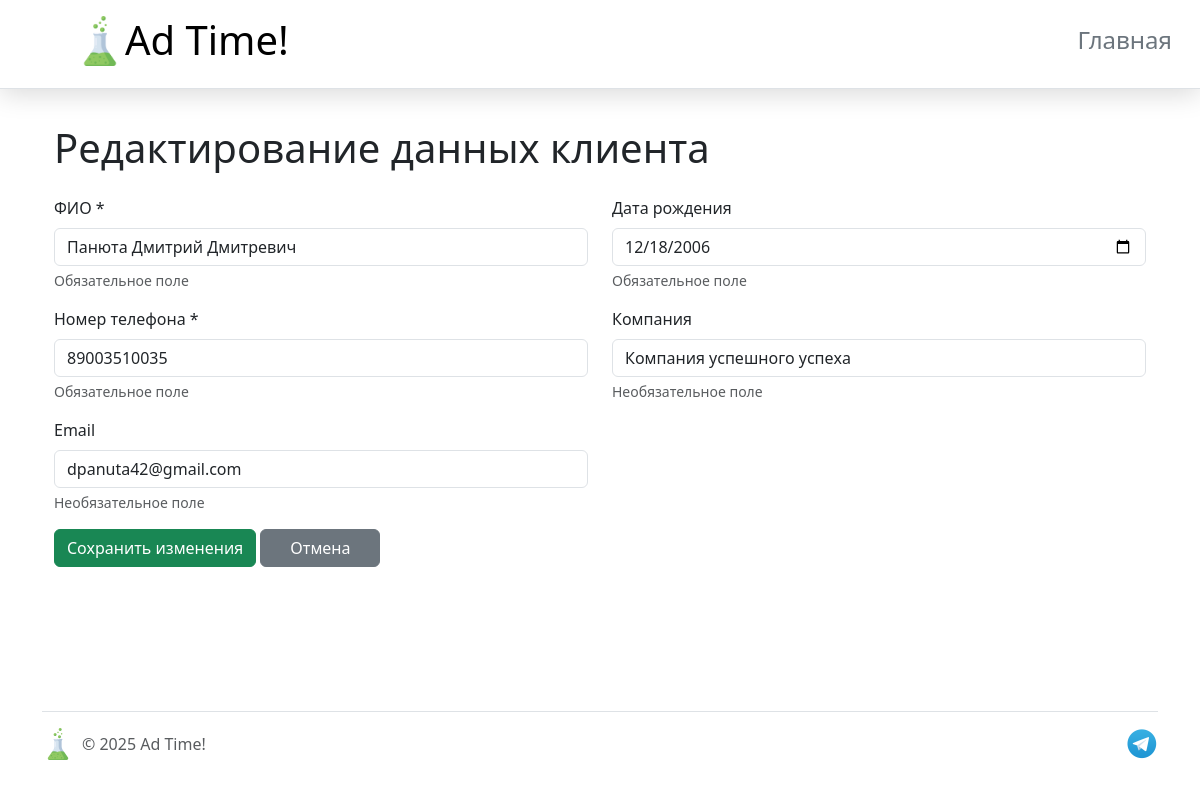
The app's page /update-customer/1 with its own data.
### models.py (models this page shows, shortened)
class Customer(db.Model):
    __tablename__ = 'customers'
    id = db.Column(db.Integer, primary_key=True)
    name = db.Column(db.String(125), nullable=False)
    date_of_birth = db.Column(db.Date)
    phone_number = db.Column(
        db.String(11), nullable=False, unique=True)
    email = db.Column(db.String(100))
    company = db.Column(db.String(100))

### app.py (the view, shortened to what this page needs)
@app.route('/update-customer/<int:customer_id>', methods=['GET', 'POST'])
def update_customer(customer_id):
    customer = Customer.query.get_or_404(customer_id)
    app.logger.info("Customer edit page loaded")
    return render_template('update_customer.html', customer=customer)

### templates/update_customer.html (shortened to what this page needs)
{% extends 'base.html' %}
{% block content %}
<div class="container mt-4">
    <h1 class="mb-4">Редактирование данных клиента</h1>
    <form method="POST">
        <div class="row">
            <div class="col-md-6">
                <div class="mb-3">
                    <label for="name" class="form-label">ФИО *</label>
                    <input type="text" class="form-control" id="name" name="name"
                           value="{{ customer.name }}"
                           required maxlength="125" placeholder="Иванов Иван Иванович">
                    <div class="form-text">Обязательное поле</div>
                </div>
                <div class="mb-3">
                    <label for="phone_number" class="form-label">Номер телефона *</label>
                    <input type="tel" class="form-control" id="phone_number" name="phone_number"
                            value="{{ customer.phone_number }}"
                           placeholder="79161234567 или +79161234567"
                           required>
                    <div class="form-text">Обязательное поле</div>
                </div>
                <div class="mb-3">
                    <label for="email" class="form-label">Email</label>
                    <input type="email" class="form-control" id="email" name="email"
                            value="{{ customer.email }}"
                           placeholder="example@mail.ru">
                    <div class="form-text">Необязательное поле</div>
                </div>
            </div>
            <div class="col-md-6">
                <div class="mb-3">
                    <label for="date_of_birth" class="form-label">Дата рождения</label>
                    <input type="date" class="form-control" id="date_of_birth" name="date_of_birth"
                            value="{{ customer.date_of_birth }}" required>
                    <div class="form-text">Обязательное поле</div>
                </div>
                <div class="mb-3">
                    <label for="company" class="form-label">Компания</label>
                    <input type="text" class="form-control" id="company" name="company"
                            value="{{ customer.company }}"
                           maxlength="100">
                    <div class="form-text">Необязательное поле</div>
                </div>
            </div>
        </div>
        <div class="mb-3">
            <button type="submit" class="btn btn-success">Сохранить изменения</button>
            <a href="{{ url_for('list_customers') }}" class="btn btn-secondary">Отмена</a>
        </div>
    </form>
</div>
{% endblock %}

### static/css/main.css (style rules this page uses)
body { margin: 0; padding: 0; }
.btn { margin-bottom: 16px; }
.btn { padding: 8px 16px; font-size: 1rem; min-width: 120px; }

### records on screen
Customer: name "Панюта Дмитрий Дмитревич", phone_number "89003510035", email "dpanuta42@gmail.com", date_of_birth "12/18/2006", company "Компания успешного успеха"
